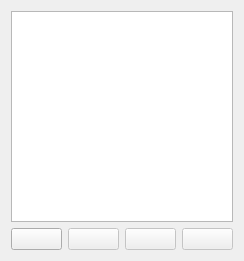
<?xml version="1.0" encoding="UTF-8"?>
<ui version="4.0">
 <class>GridViewWidget</class>
 <widget class="QWidget" name="GridViewWidget">
  <property name="geometry">
   <rect>
    <x>0</x>
    <y>0</y>
    <width>244</width>
    <height>261</height>
   </rect>
  </property>
  <property name="minimumSize">
   <size>
    <width>0</width>
    <height>0</height>
   </size>
  </property>
  <property name="mouseTracking">
   <bool>false</bool>
  </property>
  <property name="windowIcon">
   <iconset resource="../resources.qrc">
    <normaloff>:/img/hammer.png</normaloff>:/img/hammer.png</iconset>
  </property>
  <property name="toolTip">
   <string>These are your grid views. They can be customized. Right-click for editing options...</string>
  </property>
  <property name="statusTip">
   <string>These are your grid views. They can be customized. Right-click for editing options...</string>
  </property>
  <property name="whatsThis">
   <string>These are your grid views. They can be customized. Right-click for editing options...</string>
  </property>
  <property name="windowTitle">
   <string>Grid Views</string>
  </property>
  <layout class="QVBoxLayout" name="verticalLayout">
   <item>
    <widget class="QListWidget" name="list_views">
     <property name="enabled">
      <bool>true</bool>
     </property>
     <property name="font">
      <font>
       <pointsize>8</pointsize>
      </font>
     </property>
     <property name="contextMenuPolicy">
      <enum>Qt::CustomContextMenu</enum>
     </property>
     <property name="editTriggers">
      <set>QAbstractItemView::NoEditTriggers</set>
     </property>
     <property name="alternatingRowColors">
      <bool>true</bool>
     </property>
     <property name="uniformItemSizes">
      <bool>true</bool>
     </property>
    </widget>
   </item>
   <item>
    <layout class="QHBoxLayout" name="horizontalLayout">
     <item>
      <widget class="QPushButton" name="btn_add">
       <property name="toolTip">
        <string>Add a new grid view.</string>
       </property>
       <property name="text">
        <string/>
       </property>
       <property name="icon">
        <iconset resource="../resources.qrc">
         <normaloff>:/img/table--plus.png</normaloff>:/img/table--plus.png</iconset>
       </property>
      </widget>
     </item>
     <item>
      <widget class="QPushButton" name="btn_edit">
       <property name="enabled">
        <bool>false</bool>
       </property>
       <property name="toolTip">
        <string>Edit the selected grid view.</string>
       </property>
       <property name="text">
        <string/>
       </property>
       <property name="icon">
        <iconset resource="../resources.qrc">
         <normaloff>:/img/table--pencil.png</normaloff>:/img/table--pencil.png</iconset>
       </property>
      </widget>
     </item>
     <item>
      <widget class="QPushButton" name="btn_del">
       <property name="enabled">
        <bool>false</bool>
       </property>
       <property name="toolTip">
        <string>Remove the selected grid view.</string>
       </property>
       <property name="text">
        <string/>
       </property>
       <property name="icon">
        <iconset resource="../resources.qrc">
         <normaloff>:/img/table--minus.png</normaloff>:/img/table--minus.png</iconset>
       </property>
      </widget>
     </item>
     <item>
      <widget class="QPushButton" name="btn_copy">
       <property name="enabled">
        <bool>false</bool>
       </property>
       <property name="toolTip">
        <string>Make a copy of the selected grid view.</string>
       </property>
       <property name="text">
        <string/>
       </property>
       <property name="icon">
        <iconset resource="../resources.qrc">
         <normaloff>:/img/tables.png</normaloff>:/img/tables.png</iconset>
       </property>
      </widget>
     </item>
    </layout>
   </item>
  </layout>
 </widget>
 <resources>
  <include location="../resources.qrc"/>
 </resources>
 <connections/>
</ui>
